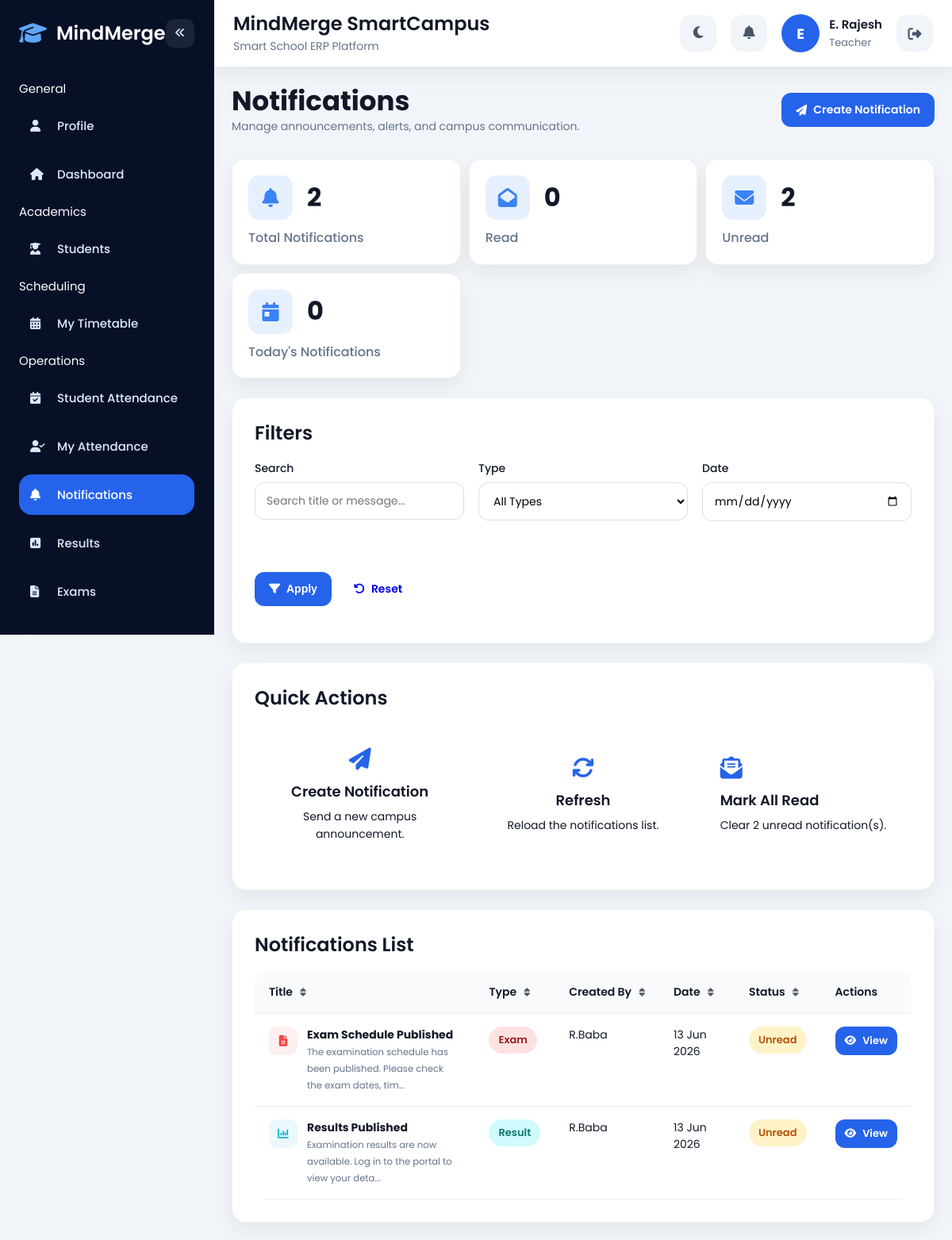
The page /notifications/index.php (signed in) on the database its author committed.
### tables this page shows
CREATE TABLE `notifications` (
  `id` int(11) NOT NULL,
  `title` varchar(200) NOT NULL,
  `message` text NOT NULL,
  `type` enum('general','exam','fee','attendance','result','announcement','holiday','event','transport','emergency') NOT NULL DEFAULT 'general',
  `source_module` varchar(50) DEFAULT NULL,
  `source_ref` varchar(100) DEFAULT NULL,
  `created_by` int(11) DEFAULT NULL,
  `created_at` datetime NOT NULL DEFAULT current_timestamp()
);

CREATE TABLE `users` (
  `id` int(11) NOT NULL,
  `full_name` varchar(100) NOT NULL,
  `email` varchar(100) NOT NULL,
  `phone` varchar(20) NOT NULL,
  `password` varchar(255) NOT NULL,
  `role` enum('admin','teacher','student','parent') NOT NULL,
  `profile_photo` varchar(255) DEFAULT 'default.png',
  `theme_preference` varchar(20) DEFAULT 'light',
  `created_at` timestamp NOT NULL DEFAULT current_timestamp(),
  `admin_id` varchar(50) DEFAULT NULL
);

### config/permissions.php (called while the page is built, shortened)
<?php
function hasPermission(string $module, string $action): bool
{
    $role = strtolower($_SESSION['permission_role'] ?? ($_SESSION['user']['role'] ?? ''));
    $key = strtolower(trim($module)) . '.' . strtolower(trim($action));
    return !empty($_SESSION['permission_map'][$key]);
}
function canCreate(string $module): bool
{
    return hasPermission($module, 'create');
}

### config/notifications.php (called while the page is built, shortened)
<?php
function notification_type_config(?string $type = null): array
{
    $types = NOTIFICATION_TYPES;
    if ($type === null) {
        return $types;
    }
    return $types[$type] ?? $types['general'];
}
function notification_user_context(mysqli $conn, int $user_id, string $role): array
{
    $role = strtolower(trim($role));
    $context = [
        'user_id'           => $user_id,
        'role'              => $role,
        'is_admin'          => ($role === 'admin'),
        'student_id'        => null,
        'student_row_id'    => null,
        'class_id'          => null,
        'section_id'        => null,
        'teacher_id'        => null,
        'teacher_row_id'    => null,
        'parent_student_ids'=> [],
        'assigned_class_ids'=> [],
        'assigned_section_ids'=> [],
    ];
    if ($role === 'teacher') {
        $teacher = mysqli_fetch_assoc(mysqli_query(
            $conn,
            "SELECT id, teacher_id
             FROM teachers
             WHERE user_id = '$user_id'
             LIMIT 1"
        ));
        if ($teacher) {
            $context['teacher_row_id'] = (int) $teacher['id'];
            $context['teacher_id']     = $teacher['teacher_id'];
            $assignments = mysqli_query(
                $conn,
                "SELECT DISTINCT class_id, section_id
                 FROM teacher_assignments
                 WHERE teacher_id = '" . (int) $teacher['id'] . "'"
            );
            while ($row = mysqli_fetch_assoc($assignments)) {
                if (!empty($row['class_id'])) {
                    $context['assigned_class_ids'][] = (int) $row['class_id'];
                }
                if (!empty($row['section_id'])) {
                    $context['assigned_section_ids'][] = (int) $row['section_id'];
                }
            }
        }
    }
    return $context;
}
function notification_visibility_where(mysqli $conn, array $context): string
{
    $user_id = (int) $context['user_id'];
    $role    = mysqli_real_escape_string($conn, $context['role']);
    $conditions = ["n.created_by = '$user_id'"];
    $conditions[] = "EXISTS (
        SELECT 1 FROM notification_targets nt
        WHERE nt.notification_id = n.id
        AND nt.target_type = 'role'
        AND nt.target_value IN ('all', '$role')
    )";
    if (!empty($context['assigned_class_ids'])) {
        $class_list = implode(',', array_map('intval', $context['assigned_class_ids']));
        $conditions[] = "EXISTS (
            SELECT 1 FROM notification_targets nt
            WHERE nt.notification_id = n.id
            AND nt.target_type = 'class'
            AND nt.target_value IN ($class_list)
        )";
    }
    if (!empty($context['assigned_section_ids'])) {
        $section_list = implode(',', array_map('intval', $context['assigned_section_ids']));
        $conditions[] = "EXISTS (
            SELECT 1 FROM notification_targets nt
            WHERE nt.notification_id = n.id
            AND nt.target_type = 'section'
            AND nt.target_value IN ($section_list)
        )";
    }
    if ($context['teacher_id']) {
        $teacher_id = mysqli_real_escape_string($conn, $context['teacher_id']);
        $conditions[] = "EXISTS (
            SELECT 1 FROM notification_targets nt
            WHERE nt.notification_id = n.id
            AND nt.target_type = 'teacher'
            AND nt.target_value = '$teacher_id'
        )";
    }
    return '(' . implode(' OR ', $conditions) . ')';
}

### notifications/index.php (the view, shortened to what this page needs)
<?php
include('../config/db.php');
require_once('../config/notifications.php');
$user_id = (int) ($_SESSION['user']['id'] ?? 0);
$user_role = $_SESSION['user']['role'] ?? '';
$context = notification_user_context($conn, $user_id, $user_role);
$visibility = notification_visibility_where($conn, $context);
$type_config = notification_type_config();
$search = trim($_GET['search'] ?? '');
$date_filter = trim($_GET['date'] ?? '');
$filter_where = " AND $visibility ";
$total_notifications = (int) mysqli_fetch_assoc(mysqli_query(
    $conn,
    "SELECT COUNT(*) AS total FROM notifications n WHERE 1=1 $filter_where"
))['total'];
$today_notifications = (int) mysqli_fetch_assoc(mysqli_query(
    $conn,
    "SELECT COUNT(*) AS total FROM notifications n
     WHERE DATE(n.created_at) = CURDATE() $filter_where"
))['total'];
$read_notifications = (int) mysqli_fetch_assoc(mysqli_query(
    $conn,
    "SELECT COUNT(*) AS total
     FROM notifications n
     INNER JOIN notification_reads nr
       ON nr.notification_id = n.id AND nr.user_id = '$user_id'
     WHERE 1=1 $filter_where"
))['total'];
$unread_notifications = max(0, $total_notifications - $read_notifications);
$notifications_query = mysqli_query(
    $conn,
    "SELECT
        n.*,
        u.full_name AS created_by_name,
        CASE WHEN nr.read_id IS NULL THEN 0 ELSE 1 END AS is_read
     FROM notifications n
     LEFT JOIN users u ON n.created_by = u.id
     LEFT JOIN notification_reads nr
       ON nr.notification_id = n.id AND nr.user_id = '$user_id'
     WHERE 1=1 $filter_where
     ORDER BY n.created_at DESC"
);
$can_create = canCreate('notifications');
?>
<!DOCTYPE html>
<html lang="en">
<head>
<link rel="stylesheet" href="../assets/css/global.css">
<link rel="stylesheet" href="../assets/css/layout.css">
<link rel="stylesheet" href="../assets/css/components.css">
<link rel="stylesheet" href="../assets/css/notifications.css">
<link rel="stylesheet" href="https://cdnjs.cloudflare.com/ajax/libs/font-awesome/6.5.1/css/all.min.css">
</head>
<body>
<div class="app-layout">
<?php include('../partials/sidebar.php'); ?>
<div class="main-content">
<?php include('../partials/topbar.php'); ?>
<div class="page-content">
<div class="page-header">
<div>
<h1>Notifications</h1>
<p>Manage announcements, alerts, and campus communication.</p>
</div>
<?php if ($can_create) { ?>
<a href="create.php" class="btn btn-primary">
<i class="fa-solid fa-paper-plane"></i>
Create Notification
</a>
<?php } ?>
</div>
<div class="dashboard-grid">
<div class="dashboard-card stat-card">
<div class="stat-top">
<div class="card-icon"><i class="fa-solid fa-bell"></i></div>
<h3><?php echo $total_notifications; ?></h3>
</div>
<p>Total Notifications</p>
</div>
<div class="dashboard-card stat-card">
<div class="stat-top">
<div class="card-icon"><i class="fa-solid fa-envelope-open"></i></div>
<h3><?php echo $read_notifications; ?></h3>
</div>
<p>Read</p>
</div>
<div class="dashboard-card stat-card">
<div class="stat-top">
<div class="card-icon"><i class="fa-solid fa-envelope"></i></div>
<h3><?php echo $unread_notifications; ?></h3>
</div>
<p>Unread</p>
</div>
<div class="dashboard-card stat-card">
<div class="stat-top">
<div class="card-icon"><i class="fa-solid fa-calendar-day"></i></div>
<h3><?php echo $today_notifications; ?></h3>
</div>
<p>Today's Notifications</p>
</div>
</div>
<div class="dashboard-section">
<div class="section-header">
<h2>Filters</h2>
</div>
<form method="GET" action="">
<div class="form-grid">
<div class="form-group">
<label class="form-label">Search</label>
<input type="text" name="search" class="form-input" placeholder="Search title or message..." value="<?php echo htmlspecialchars($search); ?>">
</div>
<div class="form-group">
<label class="form-label">Type</label>
<select name="type" class="form-select">
<option value="">All Types</option>
</select>
</div>
<div class="form-group">
<label class="form-label">Date</label>
<input type="date" name="date" class="form-input" value="<?php echo htmlspecialchars($date_filter); ?>">
</div>
<div class="form-group">
<label class="form-label">&nbsp;</label>
<div style="display:flex;gap:10px;flex-wrap:wrap;">
<button type="submit" class="btn btn-primary">
<i class="fa-solid fa-filter"></i>
Apply
</button>
<a href="index.php" class="btn">
<i class="fa-solid fa-rotate-left"></i>
Reset
</a>
</div>
</div>
</div>
</form>
</div>
<div class="dashboard-section">
<div class="section-header">
<h2>Quick Actions</h2>
</div>
<div class="quick-actions">
<?php if ($can_create) { ?>
<a href="create.php" class="action-card">
<i class="fa-solid fa-paper-plane"></i>
<h3>Create Notification</h3>
<p>Send a new campus announcement.</p>
</a>
<?php } ?>
<a href="index.php" class="action-card">
<i class="fa-solid fa-arrows-rotate"></i>
<h3>Refresh</h3>
<p>Reload the notifications list.</p>
</a>
<?php if ($unread_notifications > 0) { ?>
<form method="POST" action="api/mark_all_read.php" id="markAllReadForm" style="display:contents;">
<button type="button" class="action-card" id="markAllReadCard" style="border:none;cursor:pointer;font:inherit;width:100%;">
<i class="fa-solid fa-envelope-open-text"></i>
<h3>Mark All Read</h3>
<p>Clear <?php echo (int) $unread_notifications; ?> unread notification(s).</p>
</button>
</form>
<?php } ?>
</div>
</div>
<div class="dashboard-section">
<div class="section-header">
<h2>Notifications List</h2>
</div>
<div class="table-responsive">
<table class="custom-table" id="notificationsTable">
<thead>
<tr>
<th data-sort="true">Title</th>
<th data-sort="true">Type</th>
<th data-sort="true">Created By</th>
<th data-sort="true">Date</th>
<th data-sort="true">Status</th>
<th>Actions</th>
</tr>
</thead>
<tbody>
<?php
while ($notification = mysqli_fetch_assoc($notifications_query)) {
    $type = $notification['type'];
    $config = $type_config[$type] ?? $type_config['general'];
?>
<tr class="<?php echo $notification['is_read'] ? '' : 'unread-row'; ?>">
<td data-value="<?php echo htmlspecialchars(strtolower($notification['title'])); ?>">
<div style="display:flex;align-items:flex-start;gap:12px;">
<div style="width:36px;height:36px;border-radius:10px;display:flex;align-items:center;justify-content:center;background:<?php echo $config['bg']; ?>;color:<?php echo $config['color']; ?>;flex-shrink:0;">
<i class="fa-solid <?php echo $config['icon']; ?>"></i>
</div>
<div>
<strong><?php echo htmlspecialchars($notification['title']); ?></strong>
<br>
<small style="color:var(--muted);">
<?php echo htmlspecialchars(mb_strimwidth(strip_tags($notification['message']), 0, 80, '...')); ?>
</small>
</div>
</div>
</td>
<td data-value="<?php echo htmlspecialchars($type); ?>">
<span class="status <?php echo $config['class']; ?>">
<?php echo htmlspecialchars($config['label']); ?>
</span>
</td>
<td><?php echo htmlspecialchars($notification['created_by_name'] ?? 'System'); ?></td>
<td data-value="<?php echo strtotime($notification['created_at']); ?>">
<?php echo date('d M Y', strtotime($notification['created_at'])); ?>
</td>
<td data-value="<?php echo $notification['is_read'] ? '1' : '0'; ?>">
<?php if ($notification['is_read']) { ?>
<span class="status success">Read</span>
<?php } else { ?>
<span class="status warning">Unread</span>
<?php } ?>
</td>
<td>
<a href="view.php?id=<?php echo (int) $notification['id']; ?>" class="btn btn-primary" style="padding:8px 12px;font-size:13px;">
<i class="fa-solid fa-eye"></i>
View
</a>
</td>
</tr>
<?php } ?>
</tbody>
</table>
</div>
</div>
</div>
</div>
</div>
</body>
</html>

### assets/css/global.css (style rules this page uses)
:root { --primary:#2563eb; --primary-dark:#1d4ed8; --bg:#f1f5f9; --sidebar:#081028; --card:#ffffff; --text:#111827; --muted:#64748b; --success:#22c55e; --danger:#ef4444; --warning:#f59e0b; --radius-lg:18px; --radius-md:14px; --radius-sm:10px; --shadow: 0 10px 25px rgba(0,0,0,0.06); }
* { margin:0; padding:0; box-sizing:border-box; }
html, body { width:100%; overflow-x:hidden; scroll-behavior:smooth; }
body { font-family:'Poppins',sans-serif; background:var(--bg); color:var(--text); font-size:15px; }
h1 { font-size:34px; font-weight:700; line-height:1.2; }
h2 { font-size:24px; font-weight:600; line-height:1.3; }
h3 { font-size:18px; font-weight:600; line-height:1.4; }
p { color:var(--muted); line-height:1.6; font-size:14px; }
.page-content { padding:24px; width:100%; max-width:1500px; margin:auto; }
.form-grid { display:grid; grid-template-columns: repeat(auto-fit,minmax(260px,1fr)); gap:18px; }
.table-responsive { width:100%; overflow-x:auto; border-radius:16px; }
@media (max-width:1200px) { .page-content { padding:22px; } }

### assets/css/layout.css (style rules this page uses)
.app-layout { display:flex; min-height:100vh; background:var(--bg); }
.main-content { margin-left:270px; width:100%; min-height:100vh; transition:0.3s; }

### rows shown on the page
notifications: title "Exam Schedule Published", message "The examination schedule has been published. Please check the exam dates, tim...", type "Exam", users.full_name "R.Baba", created_at "13 Jun 2026"
notifications: title "Results Published", message "Examination results are now available. Log in to the portal to view your deta...", type "Result", users.full_name "R.Baba", created_at "13 Jun 2026"

### other values the page prints
$group['label'] "General"
$config['label'] "Profile"
$config['label'] "Dashboard"
$group['label'] "Academics"
$config['label'] "Students"
$group['label'] "Scheduling"
$config['label'] "My Timetable"
$group['label'] "Operations"
$config['label'] "Student Attendance"
$config['label'] "My Attendance"
$config['label'] "Notifications"
$config['label'] "Results"
$config['label'] "Exams"
$first_letter "E"
$full_name "E. Rajesh"
